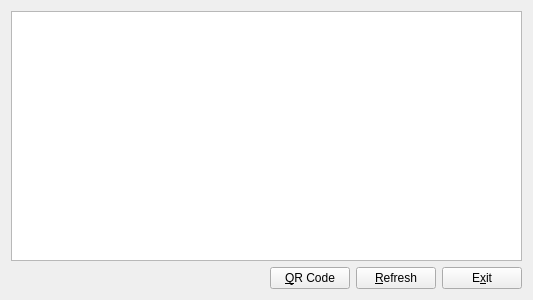
<?xml version="1.0" encoding="UTF-8"?>
<ui version="4.0">
 <class>MainWidget</class>
 <widget class="QWidget" name="MainWidget">
  <property name="geometry">
   <rect>
    <x>0</x>
    <y>0</y>
    <width>533</width>
    <height>300</height>
   </rect>
  </property>
  <property name="windowIcon">
   <iconset resource="shadowsocks.qrc">
    <normaloff>:/images/ss128</normaloff>:/images/ss128</iconset>
  </property>
  <layout class="QVBoxLayout" name="verticalLayout">
   <item>
    <widget class="QTreeView" name="treeView">
     <property name="rootIsDecorated">
      <bool>false</bool>
     </property>
     <property name="uniformRowHeights">
      <bool>true</bool>
     </property>
    </widget>
   </item>
   <item>
    <layout class="QHBoxLayout" name="horizontalLayout">
     <item>
      <widget class="QLabel" name="labelLastUpdate">
       <property name="sizePolicy">
        <sizepolicy hsizetype="MinimumExpanding" vsizetype="Preferred">
         <horstretch>0</horstretch>
         <verstretch>0</verstretch>
        </sizepolicy>
       </property>
      </widget>
     </item>
     <item>
      <widget class="QPushButton" name="buttonQRCode">
       <property name="text">
        <string>&amp;QR Code</string>
       </property>
      </widget>
     </item>
     <item>
      <widget class="QPushButton" name="buttonRefresh">
       <property name="text">
        <string>&amp;Refresh</string>
       </property>
      </widget>
     </item>
     <item>
      <widget class="QPushButton" name="buttonExit">
       <property name="text">
        <string>E&amp;xit</string>
       </property>
      </widget>
     </item>
    </layout>
   </item>
  </layout>
 </widget>
 <layoutdefault spacing="6" margin="11"/>
 <tabstops>
  <tabstop>treeView</tabstop>
  <tabstop>buttonExit</tabstop>
  <tabstop>buttonRefresh</tabstop>
 </tabstops>
 <resources>
  <include location="shadowsocks.qrc"/>
 </resources>
 <connections/>
</ui>
